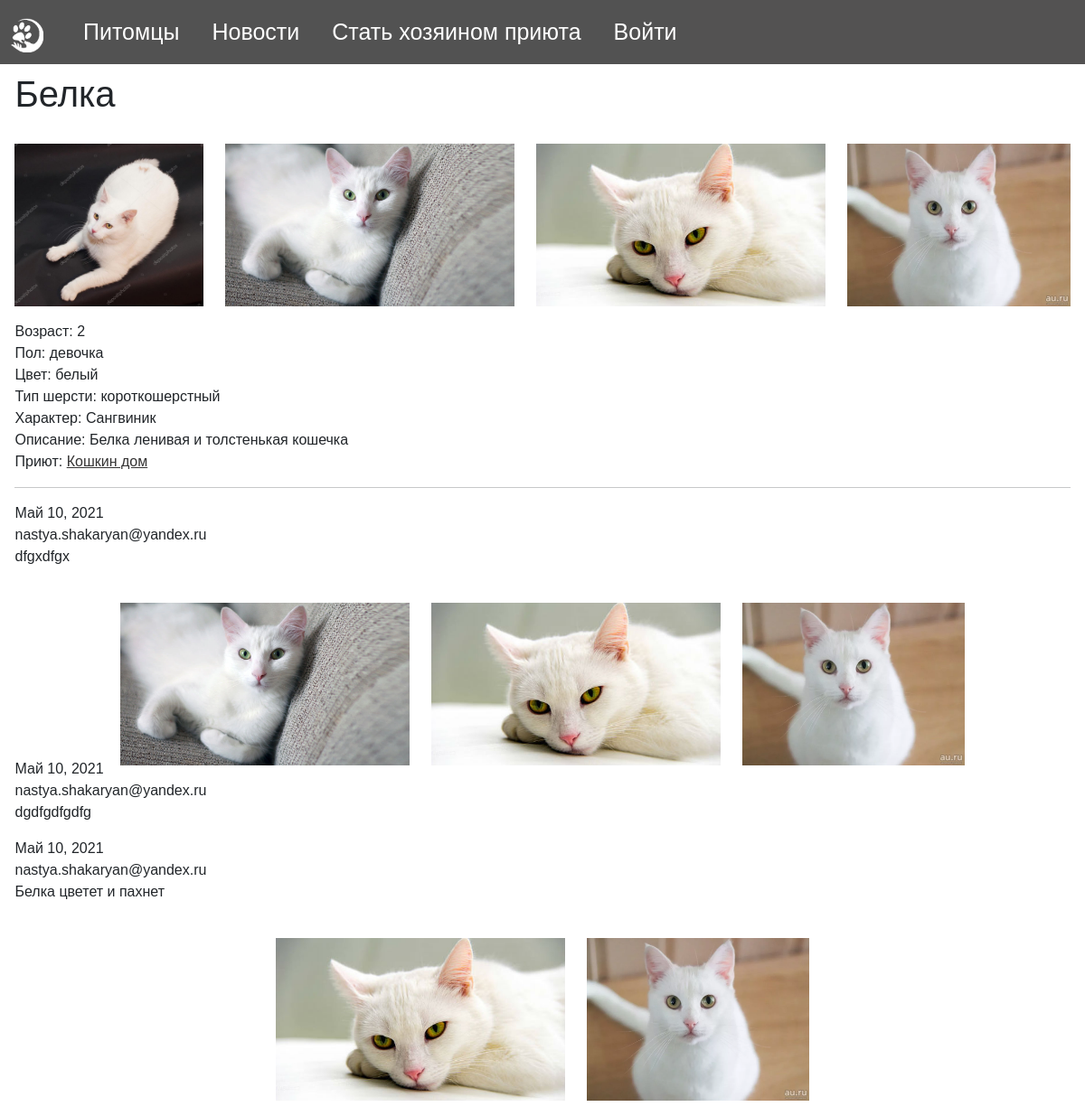
The app's page /report/1/, older data.
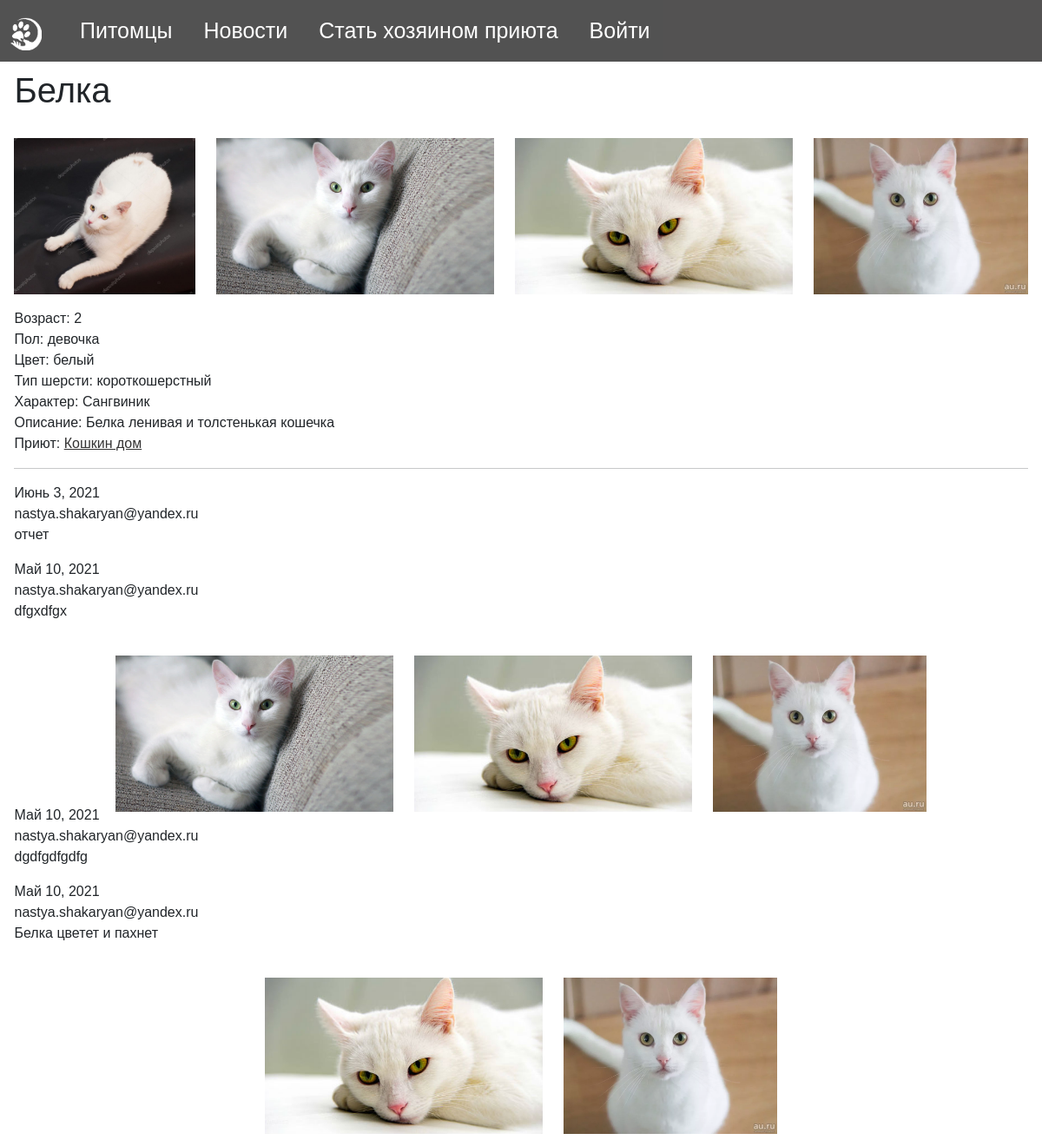
The same page, newer data.
### Shelter/models.py (models this page shows)
class Image(models.Model):
    image = models.ImageField(upload_to=user_directory_path_image, default='images/profile_image.jpg',
                              verbose_name='Изображения')
    pet = models.ForeignKey(Pet, blank=True, null=True, on_delete=models.CASCADE)
    news = models.ForeignKey(News, blank=True, null=True, on_delete=models.CASCADE)
    task = models.ForeignKey(Task, blank=True, null=True, on_delete=models.CASCADE)
    report = models.ForeignKey(Report, blank=True, null=True, on_delete=models.CASCADE)
    class Meta:
        verbose_name = "Изображения"
        verbose_name_plural = "Изображения"
    def __str__(self):
        return self.image.name

class Report(models.Model):
    body = models.TextField(verbose_name="Отчет")
    dateCreate = models.DateField(auto_now_add=True, verbose_name="Дата добавления")
    user = models.ForeignKey(Profile, on_delete=models.CASCADE, verbose_name="Пользователь")
    pet = models.ForeignKey(Pet, on_delete=models.CASCADE, verbose_name="Питомец", related_name='reports', null=True)

class Profile(models.Model):
    user = models.OneToOneField(User, on_delete=models.CASCADE)
    first_name = models.CharField(max_length=100, blank=True)
    last_name = models.CharField(max_length=100, blank=True)
    phone_regex = RegexValidator(regex=r'^\+?1?\d{9,15}$',
                                 message="Phone number must be entered in the format: '+999999999'. Up to 15 digits allowed.")
    phoneNum = models.CharField(validators=[phone_regex], max_length=12, blank=True)
    class Type(models.TextChoices):
        MODERATOR = 'Moderator'
        CLIENT = 'Client'
        OWNER = 'Owner'
    type = models.CharField(
        max_length=9,
        choices=Type.choices,
        default='Client'
    )
    SEX_CHOICES = (
        ('male', "мужской"),
        ('female', "женский"),
    )
    sex = models.CharField(max_length=10, verbose_name="пол", choices=SEX_CHOICES, default='женский')
    def __str__(self):
        return self.user.username

### Shelter/pet_view.py (the view)
# urls.py: path('report/<int:id>/', pet_view.report_detail, name='post_report'),
def report_detail(request, id):
    post = Pet.objects.get(id=id)
    pet_images = list(Image.objects.filter(pet=post))
    reports = list(Report.objects.filter(pet=post))
    reports.reverse()
    images_reports = [list(Image.objects.filter(report=report)) for report in reports]
    new_report = None
    if request.method == 'POST':
        report_form = ReportForm(request.POST, request.FILES)
        if report_form.is_valid():
            images = request.FILES.getlist('images')
            new_report = report_form.save(commit=False)
            new_report.user = Profile.objects.get(user=request.user)
            new_report.pet = post
            new_report.save()
            if images:
                for i in images:
                    file_path = handle_uploaded_image(i, new_report)
                    if file_path:
                        fl = Image(report=new_report, image=file_path)
                        fl.save()
            return HttpResponseRedirect(f"/report/{id}")
    else:
        report_form = ReportForm()
        return render(request,
                      'pet_report.html',
                      {'post': post,
                       'images': pet_images,
                       'reports': zip(reports, images_reports),
                       'new_report': new_report,
                       'report_form': report_form})

### Shelter/models.py (called while the page is built)
    def __str__(self):
        return " ".join([self.title])

### templates/pet_report.html (shortened to what this page needs)
{% extends 'base.html' %}
{% load crispy_forms_filters %}
{% load static %}
{% block styles %}
    <link rel="stylesheet" href={% static 'css/pets.css' %}>
{% endblock %}
{% block content %}
    {% include "includes/navbar.html" %}
    <div class="main">
        <h1>{{ post.name }}</h1>
        <form enctype="multipart/form-data" method="post">
            <div class="row row-cols-auto justify-content-md-center">
                {% for image in images %}
                    <div class="col-auto">
                        <div class="card h-100 w-70" style="margin-top: 15px">
                            {% if not image == null %}
                                <img src='/{{ image }}' class="pet-img" alt="pet img">
                            {% endif %}
                        </div>
                    </div>
                {% endfor %}
            </div>
            <br>
            Возраст: {{ post.age }} <br>
            Пол: {{ post.get_sex_display }}<br>
            Цвет: {{ post.get_color_display }}<br>
            Тип шерсти: {{ post.get_wool_display }}<br>
            Характер: {{ post.get_character_display }}<br>
            Описание: {{ post.description }}<br>
            Приют: <a href="#" onclick="openModalShelter()">{{ post.shelter }}</a> <br>
            <hr>
            {% for report, report_images in reports %}
                <div class="comment">
                    {{ report.dateCreate }} <br>
                    {{ report.user }}<br>
                    {{ report.body|linebreaks }}
                    <div class="row row-cols-auto justify-content-md-center">
                        {% for report_image in report_images %}
                            <div class="col-auto">
                                <div class="card h-100 w-70" style="margin-top: 15px">
                                    {% if not report_image == null %}
                                        <img src='/{{ report_image }}' class="pet-img" alt="pet img">
                                    {% endif %}
                                </div>
                            </div>
                        {% endfor %}
                    </div>
                </div>
            {% empty %}
                <p>Еще не добавлен ни один отчет</p>
            {% endfor %}
        </form>
    </div>
{% endblock %}

Row changes from the older to the newer data that the page shows:
added Report: dateCreate "Июнь 3, 2021", user "nastya.shakaryan@yandex.ru", body "отчет"
